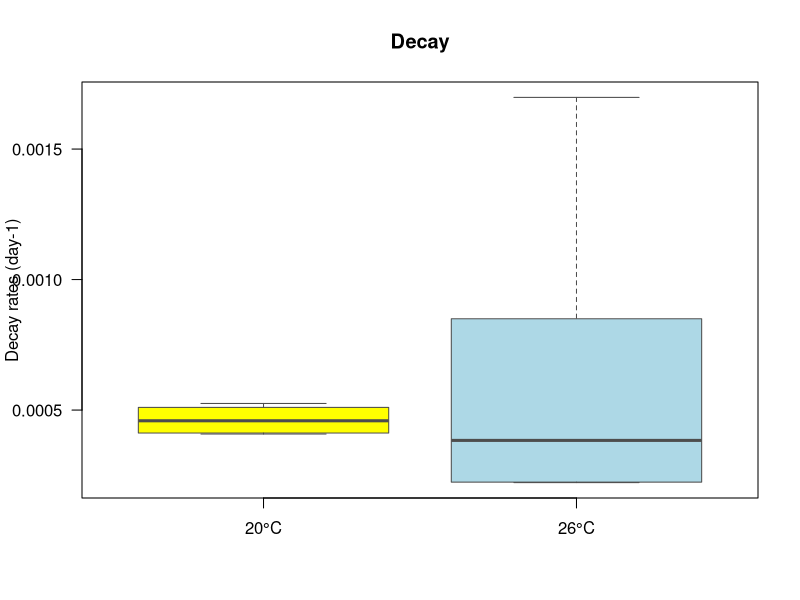

This figure's R source:
library(readxl)

# Import data from Excel
data <- read_excel(
  "bioinformatics/boxplot_cyto_vs_videodrop/Bilan extraction ADN.xlsx",
  sheet = "Boxplot decay 20 vs 26"
)

# Extract each group
data20 <- na.omit(data$`data20`)
data26 <- na.omit(data$`data26`)

# Combine into a data frame
df <- data.frame(
  concentration = c(data20, data26),
  temperature = factor(
    c(rep("20°C", length(data20)),
      rep("26°C", length(data26)))
  )
)

# Define colors
colors <- c("yellow", "lightblue")

# Create boxplot
boxplot(concentration ~ temperature,
        data = df,
        main = "Decay",
        xlab = "",
        ylab = "Decay rates (day-1)",
        col = colors,
        border = "gray30",
        las = 1)


# wilcox.test(size20, size26, exact = FALSE)
